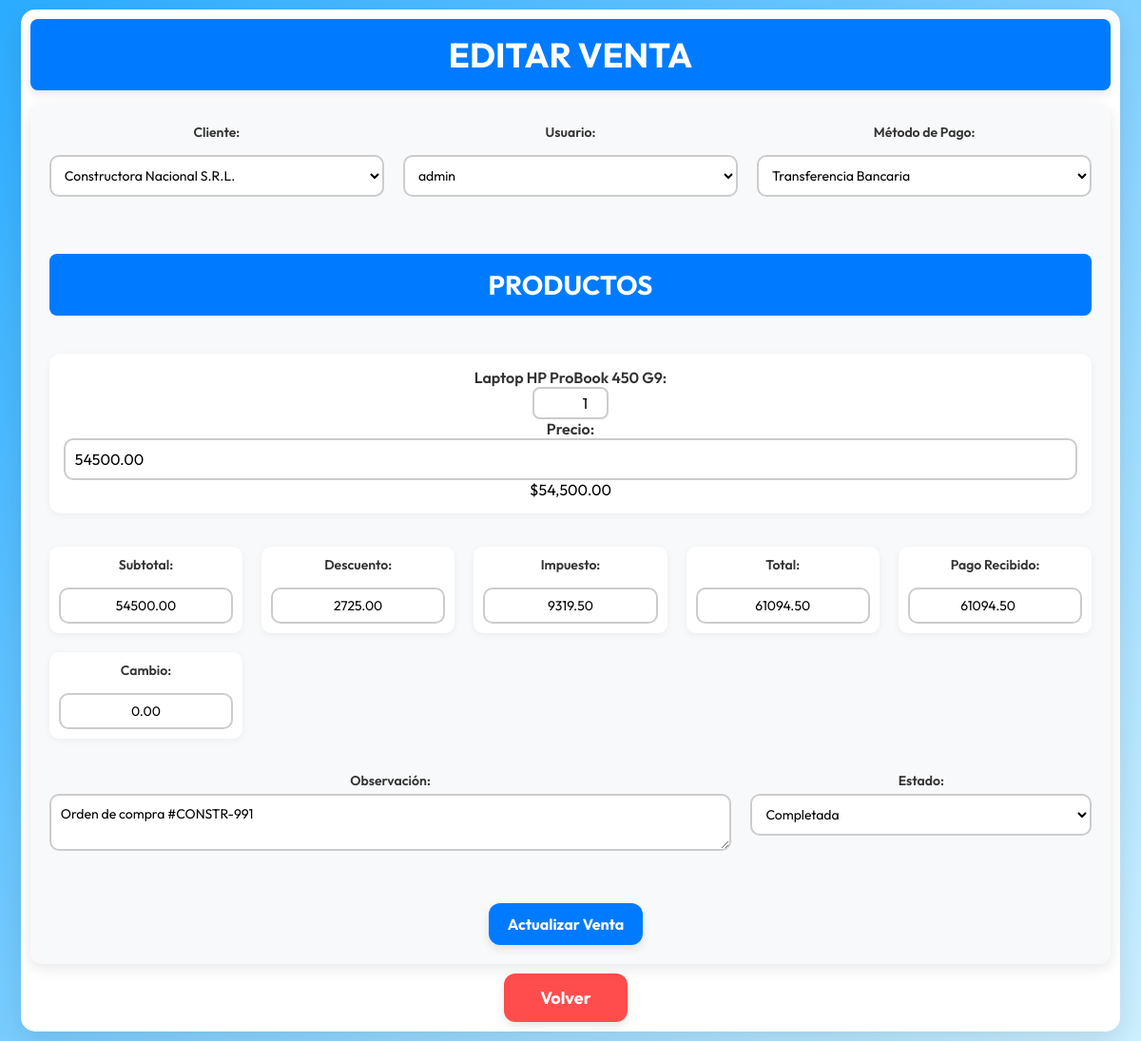
The app's page /Ventas/editar.php?id=2 with its own data.
### tables this page shows
CREATE TABLE `ventas` (
  `id` int(11) NOT NULL AUTO_INCREMENT,
  `id_cliente` int(11) NOT NULL,
  `total` decimal(12,2) NOT NULL DEFAULT 0.00,
  `fecha` datetime NOT NULL,
  `estado` varchar(50) NOT NULL DEFAULT 'completada',
  `subtotal` decimal(12,2) NOT NULL DEFAULT 0.00,
  `descuento` decimal(12,2) NOT NULL DEFAULT 0.00,
  `impuesto` decimal(12,2) NOT NULL DEFAULT 0.00,
  `pago_recibido` decimal(12,2) NOT NULL DEFAULT 0.00,
  `cambio` decimal(12,2) NOT NULL DEFAULT 0.00,
  `id_metodo_pago` int(11) NOT NULL DEFAULT 1,
  `observacion` text DEFAULT NULL,
  `id_usuario` int(11) NOT NULL DEFAULT 1,
  PRIMARY KEY (`id`),
  KEY `fk_ventas_cli` (`id_cliente`),
  KEY `fk_ventas_usr` (`id_usuario`),
  KEY `fk_ventas_mp` (`id_metodo_pago`),
  CONSTRAINT `fk_ventas_cli` FOREIGN KEY (`id_cliente`) REFERENCES `clientes` (`id`),
  CONSTRAINT `fk_ventas_usr` FOREIGN KEY (`id_usuario`) REFERENCES `usuarios` (`id`),
  CONSTRAINT `fk_ventas_mp` FOREIGN KEY (`id_metodo_pago`) REFERENCES `metodos_pago` (`id`)
);

CREATE TABLE `clientes` (
  `id` int(11) NOT NULL AUTO_INCREMENT,
  `nombre` varchar(100) NOT NULL,
  `apellido` varchar(100) NOT NULL,
  `contacto` varchar(100) DEFAULT NULL,
  `telefono` varchar(30) DEFAULT NULL,
  `email` varchar(100) DEFAULT NULL,
  `rnc` varchar(50) DEFAULT NULL,
  `direccion_facturacion` text DEFAULT NULL,
  `direccion_envio` text DEFAULT NULL,
  `tipo_cliente` varchar(50) NOT NULL DEFAULT 'Minorista',
  `condiciones_pago` varchar(50) DEFAULT 'Contado',
  `estado` varchar(20) NOT NULL DEFAULT 'Activo',
  PRIMARY KEY (`id`)
);

CREATE TABLE `usuarios` (
  `id` int(11) NOT NULL AUTO_INCREMENT,
  `usuario` varchar(50) NOT NULL,
  `password` varchar(255) NOT NULL,
  `rol` varchar(20) NOT NULL DEFAULT 'usuario',
  PRIMARY KEY (`id`),
  UNIQUE KEY `idx_usuario` (`usuario`)
);

CREATE TABLE `metodos_pago` (
  `id` int(11) NOT NULL AUTO_INCREMENT,
  `metodo` varchar(50) NOT NULL,
  PRIMARY KEY (`id`)
);

CREATE TABLE `ventas_detalles` (
  `id` int(11) NOT NULL AUTO_INCREMENT,
  `id_venta` int(11) NOT NULL,
  `id_producto` int(11) NOT NULL,
  `cantidad` int(11) NOT NULL,
  `precio_unitario` decimal(10,2) NOT NULL,
  `subtotal` decimal(12,2) NOT NULL,
  PRIMARY KEY (`id`),
  KEY `fk_vd_venta` (`id_venta`),
  KEY `fk_vd_prod` (`id_producto`),
  CONSTRAINT `fk_vd_venta` FOREIGN KEY (`id_venta`) REFERENCES `ventas` (`id`) ON DELETE CASCADE,
  CONSTRAINT `fk_vd_prod` FOREIGN KEY (`id_producto`) REFERENCES `productos` (`id`)
);

CREATE TABLE `productos` (
  `id` int(11) NOT NULL AUTO_INCREMENT,
  `nombre` varchar(150) NOT NULL,
  `descripcion` text DEFAULT NULL,
  `categoria` varchar(100) DEFAULT NULL,
  `sku` varchar(50) DEFAULT NULL,
  `precio` decimal(10,2) NOT NULL DEFAULT 0.00,
  `costo` decimal(10,2) NOT NULL DEFAULT 0.00,
  `stock_actual` int(11) NOT NULL DEFAULT 0,
  `stock_minimo` int(11) NOT NULL DEFAULT 5,
  `unidad_medida` varchar(50) DEFAULT 'Unidad',
  PRIMARY KEY (`id`)
);

### Ventas/editar.php (the view, shortened to what this page needs)
<?php
include "../config/conexion.php";
$id = $_GET['id'] ?? null;
$query = "SELECT * FROM ventas WHERE id = ?";
$stmt = $conn->prepare($query);
$stmt->bind_param("i", $id);
$stmt->execute();
$res_venta = $stmt->get_result();
$venta = $res_venta->fetch_assoc();
$res_clientes = $conn->query("SELECT id, nombre, apellido FROM clientes");
$res_usuarios = $conn->query("SELECT id, usuario FROM usuarios");
$res_metodos  = $conn->query("SELECT id, metodo FROM metodos_pago");
$res_productos = $conn->query("
    SELECT p.id, p.nombre, vd.cantidad, vd.precio_unitario
    FROM ventas_detalles vd
    INNER JOIN productos p ON vd.id_producto = p.id
    WHERE vd.id_venta = $id
");
?>
<!DOCTYPE html>
<html lang="es">
<head>
    <link rel="stylesheet" href="venta.css">
</head>
<body>
<div class="container">
    <h2>Editar Venta</h2>
    <form method="POST" class="editar-venta-form">
        <div class="form-section">
            <div class="form-block">
                <label>Cliente:</label>
                <select name="id_cliente" required>
                    <?php while($cli = $res_clientes->fetch_assoc()): ?>
                        <option value="<?= $cli['id'] ?>" <?= $cli['id'] == $venta['id_cliente'] ? 'selected' : '' ?>>
                            <?= htmlspecialchars($cli['nombre'] . ' ' . $cli['apellido']) ?>
                        </option>
                    <?php endwhile; ?>
                </select>
            </div>
            <div class="form-block">
                <label>Usuario:</label>
                <select name="id_usuario" required>
                    <?php while($u = $res_usuarios->fetch_assoc()): ?>
                        <option value="<?= $u['id'] ?>" <?= $u['id'] == $venta['id_usuario'] ? 'selected' : '' ?>>
                            <?= htmlspecialchars($u['usuario']) ?>
                        </option>
                    <?php endwhile; ?>
                </select>
            </div>
            <div class="form-block">
                <label>Método de Pago:</label>
                <select name="id_metodo_pago" required>
                    <?php while($m = $res_metodos->fetch_assoc()): ?>
                        <option value="<?= $m['id'] ?>" <?= $m['id'] == $venta['id_metodo_pago'] ? 'selected' : '' ?>>
                            <?= htmlspecialchars($m['metodo']) ?>
                        </option>
                    <?php endwhile; ?>
                </select>
            </div>
        </div>
        <div class="title-box">
            <h3>Productos</h3>
        </div>
        <div class="product-table-container">
            <?php while ($prod = $res_productos->fetch_assoc()): ?>
                <div class="fila-producto">
                    <div class="producto-nombre">
                        <label><?= htmlspecialchars($prod['nombre']) ?>:</label>
                    </div>
                    <div class="producto-cantidad">
                        <input type="number" class="cantidad"
                               name="productos[<?= $prod['id'] ?>][cantidad]"
                               value="<?= $prod['cantidad'] ?>"
                               min="0" oninput="recalcularTotales()">
                    </div>
                    <div class="producto-precio-label">
                        <label>Precio:</label>
                    </div>
                    <div class="producto-precio-input">
                        <input type="number" step="0.01" class="precio_unitario"
                               name="productos[<?= $prod['id'] ?>][precio_unitario]"
                               value="<?= $prod['precio_unitario'] ?>"
                               oninput="recalcularTotales()">
                    </div>
                    <div class="producto-subtotal">
                        <span class="subtotal-producto">
                            $<?= number_format($prod['cantidad'] * $prod['precio_unitario'], 2) ?>
                        </span>
                    </div>
                </div>
            <?php endwhile; ?>
        </div>
        <div class="totales-section">
            <div class="total-block">
                <label>Subtotal:</label>
                <input type="text" id="subtotal" name="subtotal"
                           value="<?= $venta['subtotal'] ?>" readonly>
            </div>
            <div class="total-block">
                <label>Descuento:</label>
                <input type="text" id="descuento" name="descuento"
                           value="<?= $venta['descuento'] ?>" readonly>
            </div>
            <div class="total-block">
                <label>Impuesto:</label>
                <input type="text" id="impuesto" name="impuesto"
                           value="<?= $venta['impuesto'] ?>" readonly>
            </div>
            <div class="total-block">
                <label>Total:</label>
                <input type="text" id="total" name="total"
                           value="<?= $venta['total'] ?>" readonly>
            </div>
            <div class="total-block">
                <label>Pago Recibido:</label>
                <input type="number" step="0.01" id="pago_recibido"
                               name="pago_recibido"
                               value="<?= $venta['pago_recibido'] ?>"
                               oninput="recalcularTotales()">
            </div>
            <div class="total-block">
                <label>Cambio:</label>
                <input type="text" id="cambio" name="cambio"
                           value="<?= $venta['cambio'] ?>" readonly>
            </div>
        </div>
        <div class="observaciones-section">
            <div class="observaciones">
                <label>Observación:</label>
                <textarea name="observacion"><?= htmlspecialchars($venta['observacion']) ?></textarea>
            </div>
            <div class="estado-venta">
                <label>Estado:</label>
                <select name="estado" required>
                    <option value="completada" <?= $venta['estado'] == 'completada' ? 'selected' : '' ?>>
                        Completada
                    </option>
                </select>
            </div>
        </div>
        <div class="form-buttons">
            <button type="submit">Actualizar Venta</button>
        </div>
    </form>
    <a href="listar.php" class="back-button">Volver</a>
</div>
</body>
</html>

### Ventas/venta.css (style rules this page uses)
* { margin: 0; padding: 0; box-sizing: border-box; font-family: 'Outfit', sans-serif; }
body { background: linear-gradient(135deg, #2bacff, #cdf0ff); display: flex; flex-direction: column; align-items: center; min-height: 100vh; padding: 10px; animation: fadeSlideIn 0.6s ease forwards; }
.container { background: #ffffff; padding: 10px; border-radius: 15px; box-shadow: 0 10px 30px rgba(0,0,0,0.1); width: 98%; max-width: 1800px; text-align: center; animation: fadeSlideIn 0.6s ease forwards; }
h1, h2 { background: #007bff; color: #fff; font-size: 32px; font-weight: bold; text-transform: uppercase; padding: 15px; border-radius: 8px; box-shadow: 0px 4px 10px rgba(0,0,0,0.1); margin-bottom: 15px; }
form { display: flex; flex-direction: column; gap: 20px; background: #f8f9fa; padding: 20px; border-radius: 12px; box-shadow: 0 4px 15px rgba(0,0,0,0.1); transition: 0.4s; animation: fadeSlideIn 0.5s ease forwards; }
label { font-weight: 600; margin-bottom: 10px; color: #333; font-size: 16px; }
input, textarea, select { width: 100%; padding: 10px; border: 2px solid #ccc; border-radius: 10px; font-size: 16px; transition: 0.3s; background: #fff; }
button, .menu-button, .back-button, .action-button, .button { background: #007bff; color: #fff; padding: 12px 20px; font-size: 16px; font-weight: bold; border: none; border-radius: 12px; cursor: pointer; transition: 0.3s; margin-top: 10px; box-shadow: 0px 4px 10px rgba(0,0,0,0.1); animation: pressEffect 0.3s ease-in-out; text-decoration: none; display: inline-block; text-align: center; margin-right: 10px; min-width: 130px; }
.back-button { background: #ff4d4d; }
@media (min-width: 1024px) { .container { width: 98%; } }
@media (min-width: 1024px) { h1, h2 { font-size: 36px; } }
@media (min-width: 1024px) { button, .menu-button, .back-button, .action-button, .button { font-size: 18px; padding: 14px 24px; } }
.title-box { background-color: #007bff; color: #fff; padding: 15px; text-align: center; border-radius: 8px; margin-bottom: 20px; margin-top: 25px; }
.title-box h3 { font-size: 28px; font-weight: bold; text-transform: uppercase; }
.form-section { display: grid; grid-template-columns: repeat(auto-fit, minmax(250px, 1fr)); gap: 20px; margin-bottom: 15px; }
.form-block { display: flex; flex-direction: column; gap: 5px; }
.form-block label { font-weight: 600; color: #333; font-size: 14px; }
.form-block select, .form-block input, .form-block textarea { padding: 10px; border: 2px solid #ccc; border-radius: 10px; font-size: 14px; transition: all 0.3s ease-in-out; background: #ffffff; }
.product-table-container { max-height: 400px; overflow-y: auto; margin-bottom: 15px; background: #ffffff; padding: 15px; border-radius: 12px; box-shadow: 0 2px 8px rgba(0,0,0,0.05); }
.cantidad, .precio { width: 80px; text-align: right; padding: 5px; border-radius: 8px; border: 2px solid #ccc; }
.totales-section { display: grid; grid-template-columns: repeat(auto-fit, minmax(200px, 1fr)); gap: 20px; margin-bottom: 15px; }
.total-block { background: #fff; border-radius: 10px; padding: 10px; box-shadow: 0 2px 8px rgba(0,0,0,0.05); display: flex; flex-direction: column; gap: 5px; align-items: center; }
.total-block label { font-size: 14px; font-weight: 600; color: #333; }
.total-block input { text-align: center; font-size: 14px; padding: 8px; }
.observaciones-section { display: grid; grid-template-columns: 2fr 1fr; gap: 20px; margin-bottom: 15px; }
.observaciones-section .observaciones { display: flex; flex-direction: column; }
.observaciones-section .observaciones label { font-weight: 600; font-size: 14px; margin-bottom: 5px; }
.observaciones-section .observaciones textarea { border: 2px solid #ccc; border-radius: 10px; padding: 10px; font-size: 14px; }
.observaciones-section .estado-venta { display: flex; flex-direction: column; }
.observaciones-section .estado-venta label { font-weight: 600; font-size: 14px; margin-bottom: 5px; }
.observaciones-section .estado-venta select { border: 2px solid #ccc; border-radius: 10px; padding: 10px; font-size: 14px; }
.form-buttons { display: flex; justify-content: center; gap: 15px; margin-top: 10px; }
.form-buttons button, .form-buttons a.button { background: #007bff; color: #fff; padding: 12px 20px; font-size: 16px; font-weight: bold; border: none; border-radius: 12px; cursor: pointer; transition: 0.3s; box-shadow: 0px 4px 10px rgba(0,0,0,0.1); animation: pressEffect 0.3s ease-in-out; text-decoration: none; min-width: 130px; }

### records on screen
ventas: id_cliente "Constructora Nacional S.R.L.", id_usuario "admin", id_metodo_pago "Transferencia Bancaria", subtotal "54500.00", descuento "2725.00", impuesto "9319.50", total "61094.50", pago_recibido "61094.50", cambio "0.00", observacion "Orden de compra #CONSTR-991", estado "Completada"
ventas_detalles: id_producto.nombre "Laptop HP ProBook 450 G9", id_producto+cantidad "1", precio_unitario "54500.00", $prod['cantidad'] * $prod['precio_unitario'] "54,500.00"
